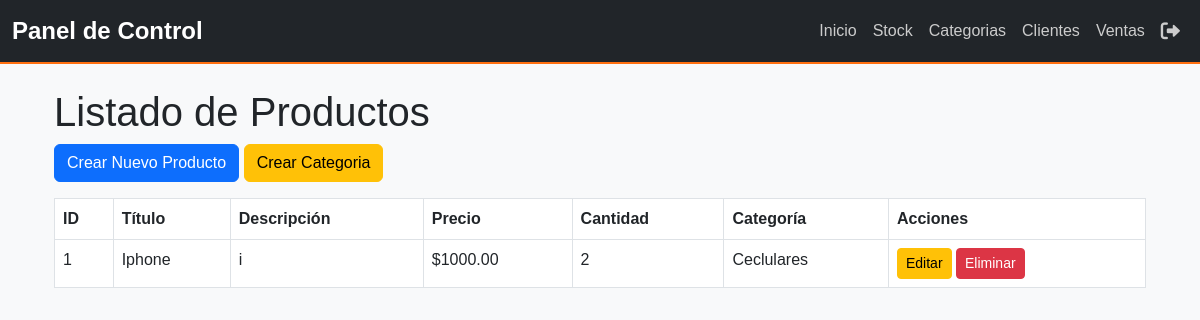
The app's page /productos/, older data.
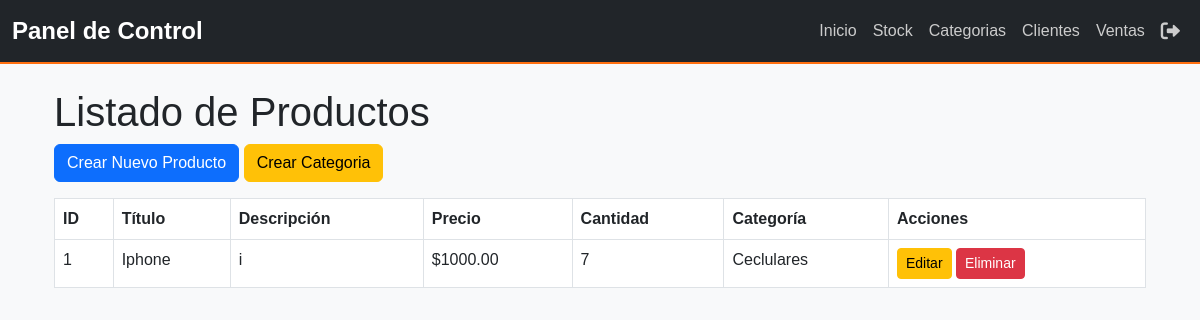
The same page, newer data.
### myapp/models.py (models this page shows, shortened)
class Producto(models.Model):
    titulo = models.CharField(max_length=200)  # Título del producto
    descripcion = models.TextField()  # Descripción del producto
    precio = models.DecimalField(max_digits=10, decimal_places=2)  # Precio del producto
    cantidad = models.PositiveIntegerField()  # Cantidad disponible
    categoria = models.ForeignKey(Categoria, on_delete=models.CASCADE, related_name='productos')
    fecha_creacion = models.DateTimeField(auto_now_add=True)  # Fecha de creación del producto
    ultima_actualizacion = models.DateTimeField(auto_now=True)  # Fecha de última actualización del producto

class Categoria(models.Model):
    nombre = models.CharField(max_length=100, unique=True)  # Nombre único para evitar duplicados
    descripcion = models.TextField(blank=True, null=True)  # Descripción opcional de la categoría

### myapp/views.py (the view)
# urls.py: path('productos/', views.ProductoListView.as_view(), name='producto_list'),
class ProductoListView(ListView):
    model = Producto
    template_name = "productos/producto_list.html"
    context_object_name = "productos"

### myapp/context_processors.py (called while the page is built, shortened)
def user_role(request):
    return {'role': 'Invitado'}

### myapp/templates/productos/producto_list.html
{% extends '../base.html' %}
{% block content %}
    <div class="container mt-4">
        <h1>Listado de Productos</h1>
        <a href="{% url 'producto_create' %}" class="btn btn-primary mb-3">Crear Nuevo Producto</a>
        <a href="{% url 'categoria_list' %}" class="btn btn-warning mb-3">Crear Categoria</a>
        <table class="table table-bordered">
            <thead>
                <tr>
                    <th>ID</th>
                    <th>Título</th>
                    <th>Descripción</th>
                    <th>Precio</th>
                    <th>Cantidad</th>
                    <th>Categoría</th>
                    <th>Acciones</th>
                </tr>
            </thead>
            <tbody>
                {% for producto in productos %}
                    <tr>
                        <td>{{ producto.id }}</td>
                        <td>{{ producto.titulo }}</td>
                        <td>{{ producto.descripcion }}</td>
                        <td>${{ producto.precio }}</td>
                        <td>{{ producto.cantidad }}</td>
                        <td>{{ producto.categoria.nombre }}</td>
                        <td>
                            <a href="{% url 'producto_update' producto.id %}" class="btn btn-warning btn-sm">Editar</a>
                            <a href="{% url 'producto_delete' producto.id %}" class="btn btn-danger btn-sm">Eliminar</a>
                        </td>
                    </tr>
                {% endfor %}
            </tbody>
        </table>
    </div>
    {% endblock %}

Row changes from the older to the newer data that the page shows:
changed Producto "Iphone": cantidad "2" → "7"
